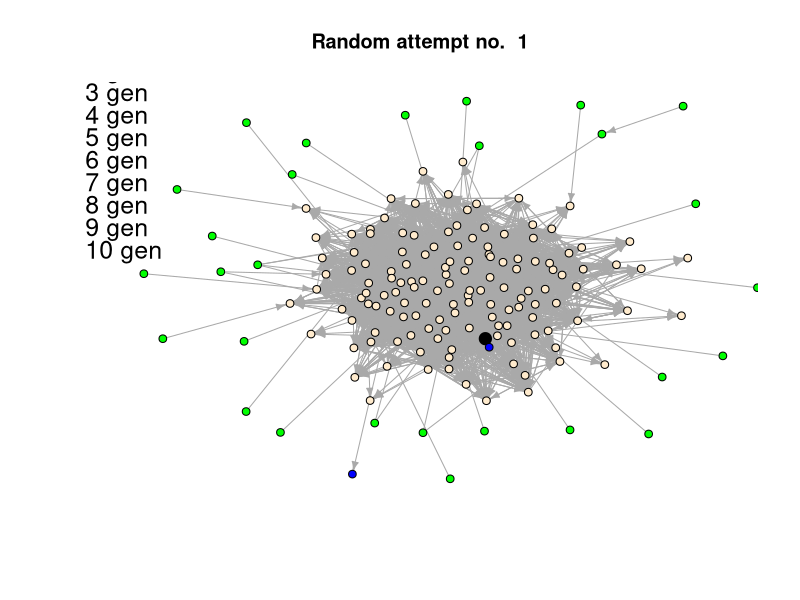

This figure's R source:
library(igraph)

# prepare network data
raw_graph_data = read.csv(file="social_network_graph_data.csv", header=FALSE, sep=" ")

graph_data <- raw_graph_data[3:nrow(raw_graph_data), 1:2]
str(graph_data)

raw_graph <- graph_from_data_frame(graph_data, directed=TRUE)
graph <- simplify(raw_graph)
#  Erdos-Renyi graph  graph <- erdos.renyi.game(p.or.m=.05, n=35, directed = TRUE)

# check if graph has 167 vertices & 5783 edges
print(vcount(graph))
print(ecount(graph))

# CONDUCT DISTRIBUTION SIMULATION

random_attempts_count <- 1
iterations_within_attempt <- 10
legend_descriptions <- lapply(c(1:iterations_within_attempt), paste0, " gen")
plot_file_names <- lapply(c(1:random_attempts_count), paste0, "attempt.jpg")
plot_colors <- c("black", "blanchedalmond", "blue", "blueviolet", "cyan", "darkgoldenrod1", "darkolivegreen1", "firebrick1", "deeppink", "lightskyblue")

for(attempt in 1:random_attempts_count) {
  print(paste(as.character(attempt), "attempt"))
  
  # mark all nodes as non-infected
  for(vertex_index in V(graph)) {
    V(graph)[vertex_index]$infected <- F
    V(graph)[vertex_index]$color <- "green"
  }
  
  # set a random node to be infected
  # first_infected_index <- sample(1:vcount(graph), 1)
  # print(random_index)
  
  # start infection from the node with highest betweenness value
  first_infected_index <- V(graph)[betweenness(graph) == max(betweenness(graph))]
  print(betweenness(graph))
  print(paste("The node with highest betweenness is ", first_infected_index))
  
  V(graph)[first_infected_index]$infected <- T
  V(graph)[first_infected_index]$color <- plot_colors[1]
  
  # create 0-init vertex size matrix where the source-of-infection node is 1
  size_matrix = matrix(0, nrow = vcount(graph), ncol = 1)
  size_matrix[first_infected_index, 1] <- 1
  
  infection_sources <- V(graph)[first_infected_index]
  
  # simulate 10 iterations of infection propagation
  for(index in 1:iterations_within_attempt) {
    
    neighbors_to_be_infected <- list()
    
    for(infection_source in infection_sources) {
      neighbors_to_be_infected <- union(neighbors_to_be_infected, neighbors(graph, V(graph)[infection_source], mode = "out"))
    }
    
    # rule out the nodes that were infected earlier
    neighbors_to_be_infected <- setdiff(neighbors_to_be_infected, V(graph)[infected == T])
    
    infection_sources <- neighbors_to_be_infected
    
    #infect neighbors of sampled nodes
    for(neighbor in neighbors_to_be_infected) {
      V(graph)[neighbor]$infected <- T
      V(graph)[neighbor]$color <- plot_colors[index+1]
    }
  } 
  
  # plot the graph after 10 propagation iterations & save it to file
  jpeg(as.character(plot_file_names[attempt]), width = 1280, height = 768)
  plot(graph, rescale = TRUE, ylim=c(-1, 1), xlim=c(-1.1, 0.9), edge.arrow.size = .5, asp = 0, 
       vertex.label=NA, vertex.size=2.5 + 1.5 * as.matrix(size_matrix), layout=layout.drl(graph), main = paste("Random attempt no. ", attempt))
  #plot(graph, vertex.size = 10)
  
  legend(-1.15, .75, y.intersp = .75, xjust = .5, yjust = .5, legend=as.vector(legend_descriptions), bty = "n", fill = plot_colors, cex=1.5)
  dev.off() 
}
